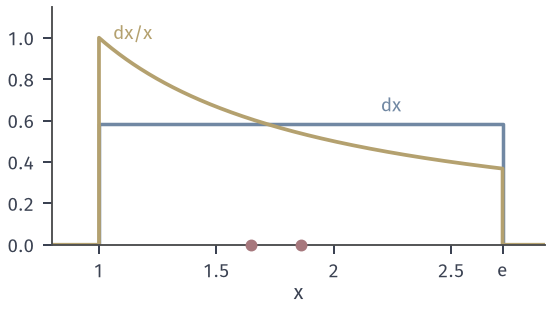

This figure's Python source:
"""Reference measure changes the maximum-entropy answer on [1,e] without moment constraints.
Reference dx (Lebesgue): uniform density 1/(e-1) (blue).
Reference dx/x (Lebesgue in y=ln x): density 1/x on [1,e] (yellow), i.e. Y=ln X ~ Unif(0,1).
Red points mark the medians: (1+e)/2 = 1.859 and sqrt(e) = 1.649."""
from pathlib import Path
import sys
HERE = Path(__file__).resolve().parent
sys.path.insert(0, str(HERE.parent/"dsel-common"))
from common import *

e = math.e
x = np.linspace(1, e, 400)
fig, ax = figure(width_mm=78, height_mm=44)
ax.plot([0.8, 1, 1, e, e, 2.9], [0, 0, 1/(e-1), 1/(e-1), 0, 0], color=BLUE, lw=1.4)
ax.plot(np.r_[0.8, 1, x, e, 2.9], np.r_[0, 0, 1/x, 0, 0], color=YELLOW, lw=1.5)
ax.scatter([(1+e)/2, math.sqrt(e)], [0, 0], s=16, color=RED, zorder=5, clip_on=False)
ax.text(2.2, 1/(e-1)+0.04, r'$\mathrm{d}x$', color=BLUE, fontsize=7.5, ha='left', va='bottom')
ax.text(1.06, 0.97, r'$\mathrm{d}x/x$', color=YELLOW, fontsize=7.5, ha='left', va='bottom')
ax.set_xlim(0.8, 2.9); ax.set_ylim(0, 1.15)
ax.set_xticks([1, 1.5, 2, 2.5, e]); ax.set_xticklabels(['1', '1.5', '2', '2.5', r'$\mathrm{e}$'])
ax.set_xlabel(r'$x$', labelpad=1)
save(fig, HERE, 'figure', {'uniform_density': 1/(e-1), 'median_uniform': (1+e)/2, 'median_log_uniform': math.sqrt(e)})
